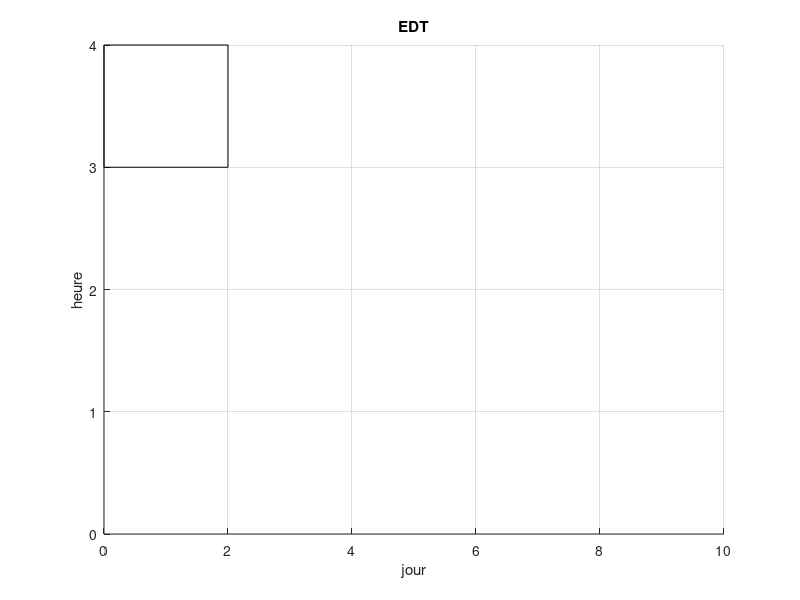

The MATLAB source for this figure: (Note: this script raises an error after producing the figure.)
%PROMO 1
% x est la solution optimale
% 5 jours par semaine et 4 créneaux par jour
% on représente un créneau par un rectangle de 1 sur 2
% L'emploi du temps est contenu dans le rectangle ([0;0], [0,10],
% [4,10],[4,0])
% 

%on définit la fenêtre
    j=0:10;
    h=0:4;
    grid('on');
    axis([0 10 0 4]);
    
    set(gca,'Xtick',0:2:10);  set(gca,'Ytick',0:1:5);  
    title('EDT');
    xlabel('jour'); ylabel('heure');

    %On définit les créneaux sous forme de rectangle (blanc par défaut, en
    %couleur si occupé)
    %creneau = zeros(5,4);
    for i= 1:5
        for j= 1:4
          creneau (i,j) = rectangle ('Position',[2*(i-1) 4-j 2 1]);
          creneau(i,j).FaceColor='white'
        end
    end
    
    for i=1:5
        for j=1:4
            if Promo1(j,i) == 1
                creneau(i,j).FaceColor='red'
                text(2*(i-1)+0.2, 4-j+0.5, 'Droite Maths');
            end
            if Promo1(j,i) == 2
                creneau(i,j).FaceColor='magenta';
                text(2*(i-1)+0.2, 4-j+0.5, 'Ellips Maths');
            end
            if Promo1(j,i) ==3
                creneau(i,j).FaceColor='yellow';
                text(2*(i-1)+0.1, 4-j+0.5, 'Proton Physique');
            end
            if Promo1(j,i) == 4
                creneau(i,j).FaceColor='green';
                text(2*(i-1)+0.2, 4-j+0.5, 'Pascal Info');
            end
            if Promo1(j,i) ==5
                creneau(i,j).FaceColor='cyan';
                text(2*(i-1)+0.2, 4-j+0.5, 'Dell Info');
            end
            if Promo1(j,i) ==6
                creneau(i,j).FaceColor='blue';
                text(2*(i-1)+0.2, 4-j+0.5, 'Young Anglais');
            end
            if Promo1(j,i) ==7
                creneau(i,j).FaceColor=[0.5 0.2 0.75];
                text(2*(i-1)+0.2, 4-j+0.5, 'Gazelle Sport');
            end
            if Promo1(j,i) ==8
                creneau(i,j).FaceColor=[1 0.7 0];
                text(2*(i-1)+0.2, 4-j+0.5, 'Bigceps Sport');
            end
        end
    end
    
        
    